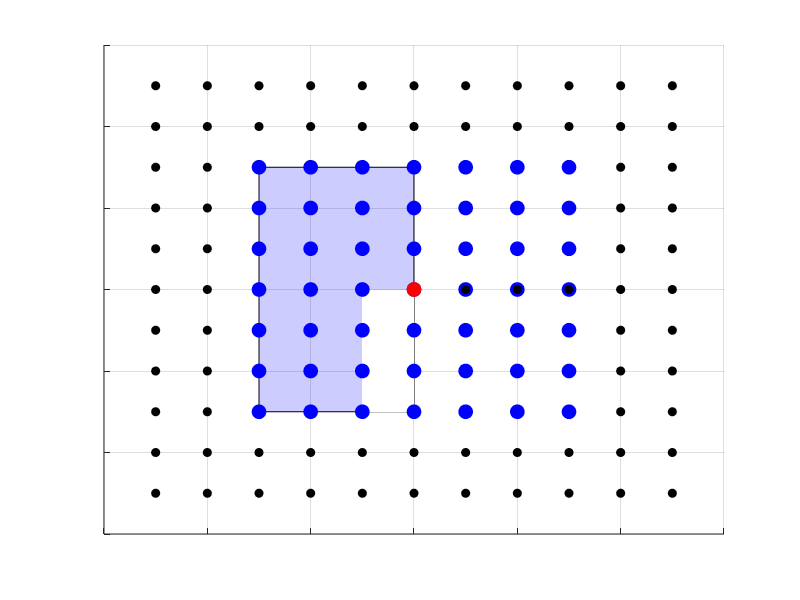

Recreate this plot in MATLAB.
%Non-zeros elements for the SPEEDY model

clc 
clear all

d1 = 11; %One dimensional space x
d2 = 11; %Two dimensional space y
d3 = 1; %Three dimensional space z
r1 = 3; %Radius for space (points in the same plane)

%See the grid



fig = figure
hold on

p1 = 6;
p2 = 6;

%Plot radius
vertices = [];

vertices = [ p1-r1 p2-r1; ...
             p1-r1 p2+r1; ...
             p1 p2+r1; ...
             p1 p2-r1; ...
             ];

squarePlot= fill(vertices(:,1),vertices(:,2),'b');

set(squarePlot,'FaceAlpha',0.2)
       
vertices = [ p1-1 p2-r1; ...
             p1-1 p2; ...
             p1 p2; ...
             p1 p2-r1; ...
             ];
         
squarePlot= fill(vertices(:,1),vertices(:,2),'w');

 set(squarePlot,'EdgeColor','None');


%Plot grid


   for i = 1:d2
      for j = 1:d1
         plot(j,i,'ko','Markerfacecolor','k','markeredgecolor','k'); 
      end
   end


%Plot the radius of influences (points)
i = p2;
j = p1;


    for k2= i-r1:i+r1
        for k3 = j-r1:j+r1
            plot(k3,k2,'o','markeredgecolor','b','Markerfacecolor','b','Markersize',10); 
        end
    end
    
   for k2= i:i
        for k3 = j:j+r1
            plot(k3,k2,'ko','Markerfacecolor','k','markeredgecolor','k'); 
        end
    end

     plot(p2,p1,'ro','markeredgecolor','r','Markerfacecolor','r','Markersize',10); 



%set(gca, 'Visible','off')
set(gca,'XTickLabel',[]);
set(gca,'YTickLabel',[]);

grid on




%title(['r_{space} = ',num2str(r1), ' and r_{layers} = ',num2str(r2)],'fontsize',18);

print(fig,'-depsc',['grid_pre_',num2str(r1),'.eps']);

%


